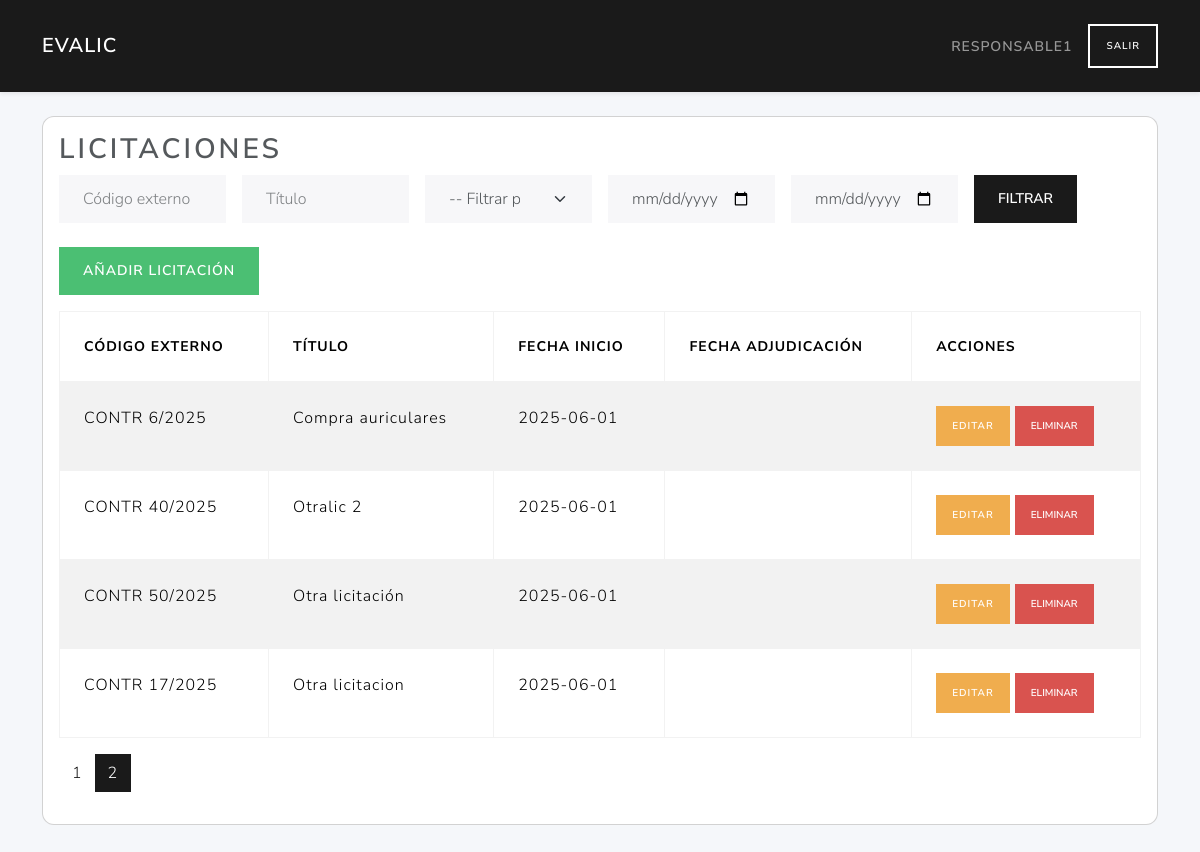
Page /licitaciones/?page=2&external_id=&title=&fecha_tipo=&fecha_desde=&fecha_hasta= (signed in) on the committed database.
### tables this page shows
CREATE TABLE licitaciones (
        id INTEGER PRIMARY KEY AUTOINCREMENT,
        user_id INTEGER NOT NULL,
        external_id TEXT NOT NULL,
        title TEXT NOT NULL,
        description TEXT,
        fecha_inicio TEXT NOT NULL,
        fecha_adjudicacion TEXT,
        FOREIGN KEY (user_id) REFERENCES users(id)
    );

### routes/licitaciones_routes.py (the view, shortened to what this page needs)
@licitaciones_bp.route('/', methods=('GET',))
def index():
    if 'user_id' not in session or session.get('role_id') != 2:
        return redirect(url_for('auth.login'))
    user_id = session.get('user_id')
    lic_rows = list_licitaciones()
    licitaciones = [l for l in lic_rows if l['user_id'] == user_id]
    external_id  = request.args.get('external_id', '').strip()
    title        = request.args.get('title', '').strip()
    fecha_tipo   = request.args.get('fecha_tipo', '')
    fecha_desde  = request.args.get('fecha_desde', '')
    fecha_hasta  = request.args.get('fecha_hasta', '')
    if external_id:
       licitaciones = [
           l for l in licitaciones
           if external_id.lower() in (l['external_id'] or '').lower()
       ]
    if title:
       licitaciones = [
           l for l in licitaciones
           if title.lower() in (l['title'] or '').lower()
       ]
    page = request.args.get('page', 1, type=int)
    per_page = current_app.config.get('LIC_PER_PAGE', 5)
    total = len(licitaciones)
    total_pages = ceil(total / per_page) if total else 1
    start = (page - 1) * per_page
    end = start + per_page
    licitaciones = licitaciones[start:end]
    responsable_id = 2
    is_responsable = session.get('role_id') == responsable_id
    return render_template(
        'licitaciones/index.html',
        licitaciones=licitaciones,
        is_responsable=is_responsable,
        total_pages=total_pages,
        current_page=page,
        request=request
    )

### models/dao.py (called while the page is built)
def close_connection(exception):
    db = getattr(g, '_database', None)
    if db is not None:
        db.close()

def get_db(app):
    if 'sqlite_db' not in g:
        g.sqlite_db = sqlite3.connect(
            app.config['DATABASE'],
            detect_types=sqlite3.PARSE_DECLTYPES
        )
        g.sqlite_db.row_factory = sqlite3.Row
    return g.sqlite_db

### models/licitaciones_data.py (called while the page is built)
def list_licitaciones(db):
    cur = db.execute("SELECT * FROM licitaciones ORDER BY id")
    return cur.fetchall()

### services/licitacion_service.py (called while the page is built)
def list_licitaciones():
    db = get_db(current_app)
    return data_list(db)

### templates/licitaciones/index.html (shortened to what this page needs)
{% extends 'base.html' %}
{% block content %}
<div class="card mb-4">
  <div class="card-body">
    <h2 class="card-title">Licitaciones</h2>
    <form method="get" class="row g-3 mb-4 flex-nowrap">
      <div class="col-md-2">
        <input type="text" name="external_id" class="form-control" placeholder="Código externo" value="{{ request.args.get('external_id', '') }}">
      </div>
      <div class="col-md-2">
        <input type="text" name="title" class="form-control" placeholder="Título" value="{{ request.args.get('title', '') }}">
      </div>
      <div class="col-md-2">
        <select name="fecha_tipo" class="form-select">
          <option value="">-- Filtrar por fecha --</option>
        </select>
      </div>
      <div class="col-md-2">
        <input type="date" name="fecha_desde" class="form-control" value="{{ request.args.get('fecha_desde', '') }}">
      </div>
      <div class="col-md-2">
        <input type="date" name="fecha_hasta" class="form-control" value="{{ request.args.get('fecha_hasta', '') }}">
      </div>
      <div class="col-md-2">
        <button type="submit" class="btn btn-primary">Filtrar</button>
      </div>
    </form>
    <a href="{{ url_for('licitaciones.create_licitacion_route') }}" class="btn btn-success mb-3">Añadir licitación</a>
    <table class="table table-bordered table-striped">
      <thead>
        <tr>
          <th>Código externo</th>
          <th>Título</th>
          <th>Fecha inicio</th>
          <th>Fecha adjudicación</th>
          <th>Acciones</th>
        </tr>
      </thead>
      <tbody>
        {% for lic in licitaciones %}
        <tr>
          <td>{{ lic.external_id }}</td>
          <td>{{ lic.title }}</td>
          <td>{{ lic.fecha_inicio }}</td>
          <td>{{ lic.fecha_adjudicacion }}</td>
          <td>
            <a href="{{ url_for('licitaciones.edit_licitacion_route', lic_id=lic.id) }}" class="btn btn-sm btn-warning">Editar</a>
            {% if is_responsable %}
            <form action="{{ url_for('licitaciones.delete_licitacion_route', lic_id=lic.id) }}" method="post" style="display:inline-block;" onsubmit="return confirm('¿Estás seguro de que quieres eliminar esta licitación?');">
              <button type="submit" class="btn btn-danger btn-sm">Eliminar</button>
            </form>
            {% endif %}
          </td>
        </tr>
        {% endfor %}
      </tbody>
    </table>
<nav aria-label="Paginación licitaciones">
  <ul class="pagination justify-content-left">
    {% for p in range(1, total_pages + 1) %}
      <li class="page-item{% if p == current_page %} active{% endif %}">
        <a class="page-link"
           href="{{ url_for('licitaciones.index',
                            page=p,
                            external_id=request.args.external_id,
                            title=request.args.title,
                            fecha_tipo=request.args.fecha_tipo,
                            fecha_desde=request.args.fecha_desde,
                            fecha_hasta=request.args.fecha_hasta) }}">
          {{ p }}
        </a>
      </li>
    {% endfor %}
  </ul>
</nav>
  </div>
</div>
{% endblock %}

### templates/base.html (style rules this page uses)
body { background:#f5f7fa; }
.card { border-radius:.75rem; }

### rows in the picture
licitaciones: external_id "CONTR 6/2025", title "Compra auriculares", fecha_inicio "2025-06-01"
licitaciones: external_id "CONTR 40/2025", title "Otralic 2", fecha_inicio "2025-06-01"
licitaciones: external_id "CONTR 50/2025", title "Otra licitación", fecha_inicio "2025-06-01"
licitaciones: external_id "CONTR 17/2025", title "Otra licitacion", fecha_inicio "2025-06-01"

### other values in the picture
{{ session['username'] }} "RESPONSABLE1"
{{ p }} "1" "2"
